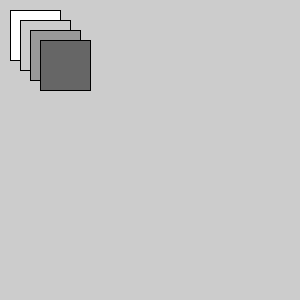
Frame 1 (no input)
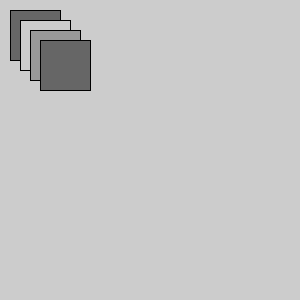
Frame 60 (the mouse pressed at the canvas centre just before this capture)
Frame 120 (the mouse held since frame 60 and released just before this capture): identical to frame 60, image omitted

The Processing sketch that drew these frames (run headless with seeded random() and noise(); from frame 60 on, the mouse is pressed at the canvas centre):

// Processing sketch: preenchimento
// ── preenchimento.pde
/* Preenchimento em níveis de ciinza
*
*
* by @evaldo
*/

void setup(){
  size(300, 300);
}

void draw(){
  
  rect(10, 10, 50, 50);
  fill(204); // preenchimento da forma desenhada abaixo
  rect(20, 20, 50, 50);
  fill(153); // preenchimento da forma desenhada abaixo
  rect(30, 30, 50, 50);
  fill(102); // preenchimento da forma desenhada abaixo
  rect(40, 40, 50, 50);
  
}
